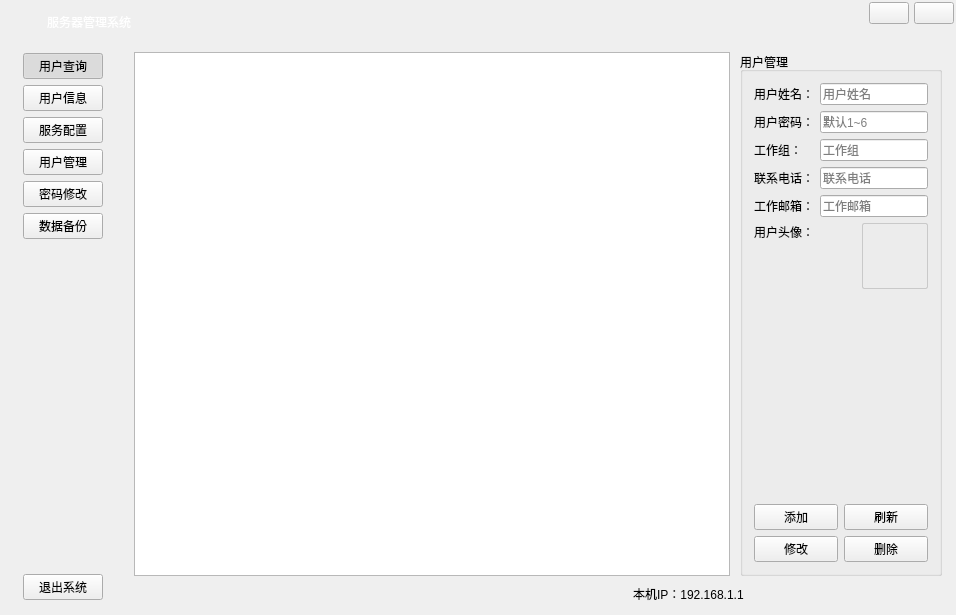
<?xml version="1.0" encoding="UTF-8"?>
<ui version="4.0">
 <class>MainWindow</class>
 <widget class="QWidget" name="MainWindow">
  <property name="geometry">
   <rect>
    <x>0</x>
    <y>0</y>
    <width>956</width>
    <height>615</height>
   </rect>
  </property>
  <property name="windowTitle">
   <string>局域网通信管理系统</string>
  </property>
  <property name="windowIcon">
   <iconset resource="../ChatClient/images.qrc">
    <normaloff>:/resource/images/ic_app.png</normaloff>:/resource/images/ic_app.png</iconset>
  </property>
  <property name="styleSheet">
   <string notr="true"/>
  </property>
  <layout class="QVBoxLayout" name="verticalLayout">
   <property name="spacing">
    <number>0</number>
   </property>
   <property name="leftMargin">
    <number>2</number>
   </property>
   <property name="topMargin">
    <number>2</number>
   </property>
   <property name="rightMargin">
    <number>2</number>
   </property>
   <property name="bottomMargin">
    <number>2</number>
   </property>
   <item>
    <widget class="QWidget" name="widgetWinTitle" native="true">
     <property name="minimumSize">
      <size>
       <width>0</width>
       <height>40</height>
      </size>
     </property>
     <property name="maximumSize">
      <size>
       <width>16777215</width>
       <height>40</height>
      </size>
     </property>
     <layout class="QHBoxLayout" name="horizontalLayout_2" stretch="0,1,0,0">
      <property name="spacing">
       <number>5</number>
      </property>
      <property name="leftMargin">
       <number>10</number>
      </property>
      <property name="topMargin">
       <number>0</number>
      </property>
      <property name="rightMargin">
       <number>0</number>
      </property>
      <property name="bottomMargin">
       <number>0</number>
      </property>
      <item>
       <widget class="QLabel" name="labelWinIcon">
        <property name="minimumSize">
         <size>
          <width>30</width>
          <height>30</height>
         </size>
        </property>
        <property name="maximumSize">
         <size>
          <width>50</width>
          <height>50</height>
         </size>
        </property>
        <property name="text">
         <string/>
        </property>
       </widget>
      </item>
      <item>
       <widget class="QLabel" name="labelWinTitle">
        <property name="styleSheet">
         <string notr="true">color: #FFFFFF;</string>
        </property>
        <property name="text">
         <string>服务器管理系统</string>
        </property>
       </widget>
      </item>
      <item alignment="Qt::AlignTop">
       <widget class="QPushButton" name="btnWinMin">
        <property name="focusPolicy">
         <enum>Qt::NoFocus</enum>
        </property>
        <property name="text">
         <string/>
        </property>
        <property name="icon">
         <iconset resource="../ChatClient/images.qrc">
          <normaloff>:/resource/common/ic_min.png</normaloff>:/resource/common/ic_min.png</iconset>
        </property>
       </widget>
      </item>
      <item alignment="Qt::AlignTop">
       <widget class="QPushButton" name="btnWinClose">
        <property name="focusPolicy">
         <enum>Qt::NoFocus</enum>
        </property>
        <property name="text">
         <string/>
        </property>
        <property name="icon">
         <iconset resource="../ChatClient/images.qrc">
          <normaloff>:/resource/common/ic_close_white.png</normaloff>:/resource/common/ic_close_white.png</iconset>
        </property>
       </widget>
      </item>
     </layout>
    </widget>
   </item>
   <item>
    <widget class="QWidget" name="widgetBody" native="true">
     <layout class="QHBoxLayout" name="horizontalLayout">
      <property name="spacing">
       <number>0</number>
      </property>
      <property name="leftMargin">
       <number>0</number>
      </property>
      <property name="topMargin">
       <number>0</number>
      </property>
      <property name="rightMargin">
       <number>0</number>
      </property>
      <property name="bottomMargin">
       <number>0</number>
      </property>
      <item>
       <widget class="QStackedWidget" name="stackedWidgetMain">
        <property name="currentIndex">
         <number>1</number>
        </property>
        <widget class="QWidget" name="LoginWidget">
         <widget class="QWidget" name="widgetUser" native="true">
          <property name="geometry">
           <rect>
            <x>600</x>
            <y>160</y>
            <width>282</width>
            <height>147</height>
           </rect>
          </property>
          <property name="minimumSize">
           <size>
            <width>282</width>
            <height>147</height>
           </size>
          </property>
          <property name="maximumSize">
           <size>
            <width>282</width>
            <height>147</height>
           </size>
          </property>
          <widget class="QPushButton" name="btnExit">
           <property name="geometry">
            <rect>
             <x>36</x>
             <y>109</y>
             <width>75</width>
             <height>23</height>
            </rect>
           </property>
           <property name="focusPolicy">
            <enum>Qt::NoFocus</enum>
           </property>
           <property name="text">
            <string>退出</string>
           </property>
           <property name="icon">
            <iconset>
             <normaloff>:/resource/images/ic_cancel.png</normaloff>:/resource/images/ic_cancel.png</iconset>
           </property>
          </widget>
          <widget class="QPushButton" name="btnLogin">
           <property name="geometry">
            <rect>
             <x>173</x>
             <y>110</y>
             <width>75</width>
             <height>23</height>
            </rect>
           </property>
           <property name="focusPolicy">
            <enum>Qt::NoFocus</enum>
           </property>
           <property name="text">
            <string>登录</string>
           </property>
           <property name="icon">
            <iconset>
             <normaloff>:/resource/images/ic_ok.png</normaloff>:/resource/images/ic_ok.png</iconset>
           </property>
          </widget>
          <widget class="QLabel" name="label">
           <property name="geometry">
            <rect>
             <x>33</x>
             <y>22</y>
             <width>36</width>
             <height>16</height>
            </rect>
           </property>
           <property name="text">
            <string>用名：</string>
           </property>
          </widget>
          <widget class="QLabel" name="label_2">
           <property name="geometry">
            <rect>
             <x>33</x>
             <y>66</y>
             <width>36</width>
             <height>16</height>
            </rect>
           </property>
           <property name="text">
            <string>密码：</string>
           </property>
          </widget>
          <widget class="QLineEdit" name="lineEditUser">
           <property name="geometry">
            <rect>
             <x>78</x>
             <y>22</y>
             <width>171</width>
             <height>20</height>
            </rect>
           </property>
           <property name="text">
            <string>admin</string>
           </property>
          </widget>
          <widget class="QLineEdit" name="lineEditPasswd">
           <property name="geometry">
            <rect>
             <x>78</x>
             <y>66</y>
             <width>171</width>
             <height>20</height>
            </rect>
           </property>
           <property name="text">
            <string>123456</string>
           </property>
           <property name="echoMode">
            <enum>QLineEdit::Password</enum>
           </property>
          </widget>
         </widget>
        </widget>
        <widget class="QWidget" name="MainWidget">
         <layout class="QHBoxLayout" name="horizontalLayout_3" stretch="0,0">
          <property name="spacing">
           <number>0</number>
          </property>
          <property name="leftMargin">
           <number>10</number>
          </property>
          <property name="topMargin">
           <number>0</number>
          </property>
          <property name="rightMargin">
           <number>2</number>
          </property>
          <property name="bottomMargin">
           <number>2</number>
          </property>
          <item>
           <widget class="QWidget" name="widgetNav" native="true">
            <layout class="QVBoxLayout" name="verticalLayout_3">
             <item>
              <widget class="QPushButton" name="btnUserInfoPage">
               <property name="focusPolicy">
                <enum>Qt::NoFocus</enum>
               </property>
               <property name="text">
                <string>用户查询</string>
               </property>
               <property name="icon">
                <iconset>
                 <normaloff>:/resource/images/ic_find.png</normaloff>:/resource/images/ic_find.png</iconset>
               </property>
               <property name="iconSize">
                <size>
                 <width>24</width>
                 <height>24</height>
                </size>
               </property>
               <property name="checkable">
                <bool>true</bool>
               </property>
               <property name="checked">
                <bool>true</bool>
               </property>
              </widget>
             </item>
             <item>
              <widget class="QPushButton" name="btnScorePage">
               <property name="focusPolicy">
                <enum>Qt::NoFocus</enum>
               </property>
               <property name="text">
                <string>用户信息</string>
               </property>
               <property name="icon">
                <iconset>
                 <normaloff>:/resource/images/ic_goods.png</normaloff>:/resource/images/ic_goods.png</iconset>
               </property>
               <property name="iconSize">
                <size>
                 <width>24</width>
                 <height>24</height>
                </size>
               </property>
               <property name="checkable">
                <bool>true</bool>
               </property>
              </widget>
             </item>
             <item>
              <widget class="QPushButton" name="btnScoreInsertPage">
               <property name="focusPolicy">
                <enum>Qt::NoFocus</enum>
               </property>
               <property name="text">
                <string>服务配置</string>
               </property>
               <property name="icon">
                <iconset>
                 <normaloff>:/resource/images/ic_goods.png</normaloff>:/resource/images/ic_goods.png</iconset>
               </property>
               <property name="iconSize">
                <size>
                 <width>24</width>
                 <height>24</height>
                </size>
               </property>
               <property name="checkable">
                <bool>true</bool>
               </property>
              </widget>
             </item>
             <item>
              <widget class="QPushButton" name="btnUsersPage">
               <property name="focusPolicy">
                <enum>Qt::NoFocus</enum>
               </property>
               <property name="text">
                <string>用户管理</string>
               </property>
               <property name="icon">
                <iconset>
                 <normaloff>:/resource/images/if_users.png</normaloff>:/resource/images/if_users.png</iconset>
               </property>
               <property name="iconSize">
                <size>
                 <width>24</width>
                 <height>24</height>
                </size>
               </property>
               <property name="checkable">
                <bool>true</bool>
               </property>
              </widget>
             </item>
             <item>
              <widget class="QPushButton" name="btnPasswordPage">
               <property name="focusPolicy">
                <enum>Qt::NoFocus</enum>
               </property>
               <property name="text">
                <string>密码修改</string>
               </property>
               <property name="icon">
                <iconset>
                 <normaloff>:/resource/images/ic_key.png</normaloff>:/resource/images/ic_key.png</iconset>
               </property>
               <property name="iconSize">
                <size>
                 <width>24</width>
                 <height>24</height>
                </size>
               </property>
               <property name="checkable">
                <bool>true</bool>
               </property>
              </widget>
             </item>
             <item>
              <widget class="QPushButton" name="btnDataBackup">
               <property name="focusPolicy">
                <enum>Qt::NoFocus</enum>
               </property>
               <property name="text">
                <string>数据备份</string>
               </property>
               <property name="icon">
                <iconset>
                 <normaloff>:/resource/images/ic_backup.png</normaloff>:/resource/images/ic_backup.png</iconset>
               </property>
               <property name="iconSize">
                <size>
                 <width>24</width>
                 <height>24</height>
                </size>
               </property>
               <property name="checkable">
                <bool>true</bool>
               </property>
              </widget>
             </item>
             <item>
              <spacer name="verticalSpacer">
               <property name="orientation">
                <enum>Qt::Vertical</enum>
               </property>
               <property name="sizeHint" stdset="0">
                <size>
                 <width>20</width>
                 <height>330</height>
                </size>
               </property>
              </spacer>
             </item>
             <item>
              <widget class="QPushButton" name="btnQuit">
               <property name="focusPolicy">
                <enum>Qt::NoFocus</enum>
               </property>
               <property name="text">
                <string>退出系统</string>
               </property>
               <property name="icon">
                <iconset>
                 <normaloff>:/resource/images/ic_exit.png</normaloff>:/resource/images/ic_exit.png</iconset>
               </property>
               <property name="iconSize">
                <size>
                 <width>24</width>
                 <height>24</height>
                </size>
               </property>
              </widget>
             </item>
            </layout>
           </widget>
          </item>
          <item>
           <widget class="QWidget" name="widgetRight" native="true">
            <layout class="QVBoxLayout" name="verticalLayout_8">
             <property name="spacing">
              <number>0</number>
             </property>
             <property name="leftMargin">
              <number>0</number>
             </property>
             <property name="topMargin">
              <number>0</number>
             </property>
             <property name="rightMargin">
              <number>0</number>
             </property>
             <property name="bottomMargin">
              <number>0</number>
             </property>
             <item>
              <widget class="AnimationStackedWidget" name="stackedWidgetFunc">
               <property name="currentIndex">
                <number>3</number>
               </property>
               <widget class="QWidget" name="page">
                <layout class="QVBoxLayout" name="verticalLayout_11">
                 <item alignment="Qt::AlignLeft|Qt::AlignTop">
                  <widget class="QGroupBox" name="groupBox_2">
                   <property name="title">
                    <string>用户信息</string>
                   </property>
                   <layout class="QVBoxLayout" name="verticalLayout_4"/>
                  </widget>
                 </item>
                </layout>
               </widget>
               <widget class="QWidget" name="page_2">
                <layout class="QVBoxLayout" name="verticalLayout_5" stretch="0">
                 <property name="spacing">
                  <number>10</number>
                 </property>
                 <property name="leftMargin">
                  <number>10</number>
                 </property>
                 <property name="topMargin">
                  <number>10</number>
                 </property>
                 <property name="rightMargin">
                  <number>10</number>
                 </property>
                 <property name="bottomMargin">
                  <number>10</number>
                 </property>
                 <item>
                  <widget class="QTextBrowser" name="textBrowser"/>
                 </item>
                </layout>
               </widget>
               <widget class="QWidget" name="page_3">
                <layout class="QVBoxLayout" name="verticalLayout_9"/>
               </widget>
               <widget class="QWidget" name="page_4">
                <layout class="QHBoxLayout" name="horizontalLayout_6" stretch="0,1,0">
                 <property name="spacing">
                  <number>10</number>
                 </property>
                 <property name="leftMargin">
                  <number>10</number>
                 </property>
                 <property name="topMargin">
                  <number>10</number>
                 </property>
                 <property name="rightMargin">
                  <number>10</number>
                 </property>
                 <property name="bottomMargin">
                  <number>0</number>
                 </property>
                 <item>
                  <widget class="QWidget" name="widget_2" native="true"/>
                 </item>
                 <item>
                  <widget class="QTableView" name="tableViewUsers"/>
                 </item>
                 <item>
                  <widget class="QGroupBox" name="groupBox_5">
                   <property name="title">
                    <string>用户管理</string>
                   </property>
                   <layout class="QVBoxLayout" name="verticalLayout_7">
                    <item>
                     <layout class="QGridLayout" name="gridLayout_3">
                      <item row="1" column="1" colspan="2">
                       <widget class="QLineEdit" name="lineEditAddPasswd">
                        <property name="placeholderText">
                         <string>默认1~6</string>
                        </property>
                       </widget>
                      </item>
                      <item row="1" column="0">
                       <widget class="QLabel" name="label_12">
                        <property name="text">
                         <string>用户密码：</string>
                        </property>
                       </widget>
                      </item>
                      <item row="3" column="0">
                       <widget class="QLabel" name="label_14">
                        <property name="text">
                         <string>联系电话：</string>
                        </property>
                       </widget>
                      </item>
                      <item row="5" column="0" colspan="2">
                       <widget class="QLabel" name="label_10">
                        <property name="text">
                         <string>用户头像：</string>
                        </property>
                        <property name="alignment">
                         <set>Qt::AlignLeading|Qt::AlignLeft|Qt::AlignTop</set>
                        </property>
                       </widget>
                      </item>
                      <item row="2" column="0">
                       <widget class="QLabel" name="label_13">
                        <property name="text">
                         <string>工作组：</string>
                        </property>
                       </widget>
                      </item>
                      <item row="4" column="1" colspan="2">
                       <widget class="QLineEdit" name="lineEditUserEmail">
                        <property name="placeholderText">
                         <string>工作邮箱</string>
                        </property>
                       </widget>
                      </item>
                      <item row="5" column="2">
                       <widget class="QLabel" name="labelUserHead">
                        <property name="minimumSize">
                         <size>
                          <width>66</width>
                          <height>66</height>
                         </size>
                        </property>
                        <property name="maximumSize">
                         <size>
                          <width>66</width>
                          <height>66</height>
                         </size>
                        </property>
                        <property name="styleSheet">
                         <string notr="true">QLabel {
	border: 1px solid #C9C9C9;
	border-radius: 2px;
}</string>
                        </property>
                        <property name="text">
                         <string/>
                        </property>
                        <property name="pixmap">
                         <pixmap>:/resource/images/if_users.png</pixmap>
                        </property>
                        <property name="alignment">
                         <set>Qt::AlignCenter</set>
                        </property>
                       </widget>
                      </item>
                      <item row="3" column="1" colspan="2">
                       <widget class="QLineEdit" name="lineEditUserPhone">
                        <property name="placeholderText">
                         <string>联系电话</string>
                        </property>
                       </widget>
                      </item>
                      <item row="0" column="0">
                       <widget class="QLabel" name="label_11">
                        <property name="text">
                         <string>用户姓名：</string>
                        </property>
                       </widget>
                      </item>
                      <item row="2" column="1" colspan="2">
                       <widget class="QLineEdit" name="lineEditUserGroup">
                        <property name="placeholderText">
                         <string>工作组</string>
                        </property>
                       </widget>
                      </item>
                      <item row="0" column="1" colspan="2">
                       <widget class="QLineEdit" name="lineEditAddUser">
                        <property name="placeholderText">
                         <string>用户姓名</string>
                        </property>
                       </widget>
                      </item>
                      <item row="4" column="0">
                       <widget class="QLabel" name="label_18">
                        <property name="text">
                         <string>工作邮箱：</string>
                        </property>
                       </widget>
                      </item>
                     </layout>
                    </item>
                    <item>
                     <spacer name="verticalSpacer_3">
                      <property name="orientation">
                       <enum>Qt::Vertical</enum>
                      </property>
                      <property name="sizeHint" stdset="0">
                       <size>
                        <width>20</width>
                        <height>223</height>
                       </size>
                      </property>
                     </spacer>
                    </item>
                    <item>
                     <layout class="QGridLayout" name="gridLayout_2">
                      <item row="0" column="0">
                       <widget class="QPushButton" name="btnUserInsert">
                        <property name="focusPolicy">
                         <enum>Qt::NoFocus</enum>
                        </property>
                        <property name="text">
                         <string>添加</string>
                        </property>
                        <property name="icon">
                         <iconset>
                          <normaloff>:/resource/images/ic_add.png</normaloff>:/resource/images/ic_add.png</iconset>
                        </property>
                       </widget>
                      </item>
                      <item row="0" column="1">
                       <widget class="QPushButton" name="btnUserRefresh">
                        <property name="focusPolicy">
                         <enum>Qt::NoFocus</enum>
                        </property>
                        <property name="text">
                         <string>刷新</string>
                        </property>
                        <property name="icon">
                         <iconset>
                          <normaloff>:/resource/images/ic_refresh.png</normaloff>:/resource/images/ic_refresh.png</iconset>
                        </property>
                       </widget>
                      </item>
                      <item row="1" column="0">
                       <widget class="QPushButton" name="btnUserEdit">
                        <property name="focusPolicy">
                         <enum>Qt::NoFocus</enum>
                        </property>
                        <property name="text">
                         <string>修改</string>
                        </property>
                        <property name="icon">
                         <iconset>
                          <normaloff>:/resource/images/ic_edit.png</normaloff>:/resource/images/ic_edit.png</iconset>
                        </property>
                       </widget>
                      </item>
                      <item row="1" column="1">
                       <widget class="QPushButton" name="btnUserDelete">
                        <property name="focusPolicy">
                         <enum>Qt::NoFocus</enum>
                        </property>
                        <property name="text">
                         <string>删除</string>
                        </property>
                        <property name="icon">
                         <iconset>
                          <normaloff>:/resource/images/ic_delete.png</normaloff>:/resource/images/ic_delete.png</iconset>
                        </property>
                       </widget>
                      </item>
                     </layout>
                    </item>
                   </layout>
                  </widget>
                 </item>
                </layout>
               </widget>
               <widget class="QWidget" name="page_5">
                <widget class="QGroupBox" name="groupBox_6">
                 <property name="geometry">
                  <rect>
                   <x>180</x>
                   <y>170</y>
                   <width>351</width>
                   <height>251</height>
                  </rect>
                 </property>
                 <property name="title">
                  <string>修改密码</string>
                 </property>
                 <layout class="QVBoxLayout" name="verticalLayout_2">
                  <item>
                   <layout class="QFormLayout" name="formLayout_3">
                    <item row="0" column="0">
                     <widget class="QLabel" name="label_15">
                      <property name="text">
                       <string>旧密码：</string>
                      </property>
                     </widget>
                    </item>
                    <item row="0" column="1">
                     <widget class="QLineEdit" name="lineEditOldPasswd">
                      <property name="echoMode">
                       <enum>QLineEdit::Password</enum>
                      </property>
                     </widget>
                    </item>
                    <item row="1" column="0">
                     <widget class="QLabel" name="label_16">
                      <property name="text">
                       <string>新密码：</string>
                      </property>
                     </widget>
                    </item>
                    <item row="1" column="1">
                     <widget class="QLineEdit" name="lineEditNewPasswd">
                      <property name="echoMode">
                       <enum>QLineEdit::Password</enum>
                      </property>
                     </widget>
                    </item>
                    <item row="2" column="0">
                     <widget class="QLabel" name="label_17">
                      <property name="text">
                       <string>新密码：</string>
                      </property>
                     </widget>
                    </item>
                    <item row="2" column="1">
                     <widget class="QLineEdit" name="lineEditNewPasswd2">
                      <property name="echoMode">
                       <enum>QLineEdit::Password</enum>
                      </property>
                     </widget>
                    </item>
                   </layout>
                  </item>
                  <item>
                   <spacer name="verticalSpacer_5">
                    <property name="orientation">
                     <enum>Qt::Vertical</enum>
                    </property>
                    <property name="sizeHint" stdset="0">
                     <size>
                      <width>20</width>
                      <height>50</height>
                     </size>
                    </property>
                   </spacer>
                  </item>
                  <item>
                   <layout class="QHBoxLayout" name="horizontalLayout_8">
                    <item>
                     <spacer name="horizontalSpacer_4">
                      <property name="orientation">
                       <enum>Qt::Horizontal</enum>
                      </property>
                      <property name="sizeHint" stdset="0">
                       <size>
                        <width>37</width>
                        <height>17</height>
                       </size>
                      </property>
                     </spacer>
                    </item>
                    <item>
                     <widget class="QPushButton" name="btnPasswdChange">
                      <property name="minimumSize">
                       <size>
                        <width>150</width>
                        <height>30</height>
                       </size>
                      </property>
                      <property name="focusPolicy">
                       <enum>Qt::NoFocus</enum>
                      </property>
                      <property name="text">
                       <string>修改</string>
                      </property>
                      <property name="icon">
                       <iconset>
                        <normaloff>:/resource/images/ic_ok.png</normaloff>:/resource/images/ic_ok.png</iconset>
                      </property>
                     </widget>
                    </item>
                    <item>
                     <spacer name="horizontalSpacer_3">
                      <property name="orientation">
                       <enum>Qt::Horizontal</enum>
                      </property>
                      <property name="sizeHint" stdset="0">
                       <size>
                        <width>40</width>
                        <height>20</height>
                       </size>
                      </property>
                     </spacer>
                    </item>
                   </layout>
                  </item>
                  <item>
                   <spacer name="verticalSpacer_4">
                    <property name="orientation">
                     <enum>Qt::Vertical</enum>
                    </property>
                    <property name="sizeHint" stdset="0">
                     <size>
                      <width>20</width>
                      <height>45</height>
                     </size>
                    </property>
                   </spacer>
                  </item>
                 </layout>
                </widget>
               </widget>
               <widget class="QWidget" name="page_6">
                <layout class="QVBoxLayout" name="verticalLayout_6">
                 <item>
                  <widget class="QGroupBox" name="groupBox">
                   <property name="title">
                    <string/>
                   </property>
                   <layout class="QVBoxLayout" name="verticalLayout_10">
                    <item>
                     <layout class="QHBoxLayout" name="horizontalLayout_14">
                      <item>
                       <widget class="QLabel" name="label_6">
                        <property name="text">
                         <string>备份目录：</string>
                        </property>
                       </widget>
                      </item>
                      <item>
                       <widget class="QLineEdit" name="lineEditBackup">
                        <property name="minimumSize">
                         <size>
                          <width>350</width>
                          <height>0</height>
                         </size>
                        </property>
                        <property name="readOnly">
                         <bool>true</bool>
                        </property>
                       </widget>
                      </item>
                      <item>
                       <widget class="QToolButton" name="toolButton">
                        <property name="text">
                         <string>...</string>
                        </property>
                       </widget>
                      </item>
                      <item>
                       <spacer name="horizontalSpacer_5">
                        <property name="orientation">
                         <enum>Qt::Horizontal</enum>
                        </property>
                        <property name="sizeHint" stdset="0">
                         <size>
                          <width>40</width>
                          <height>20</height>
                         </size>
                        </property>
                       </spacer>
                      </item>
                      <item>
                       <widget class="QPushButton" name="btnBackup">
                        <property name="text">
                         <string>备份</string>
                        </property>
                        <property name="icon">
                         <iconset>
                          <normaloff>:/resource/images/ic_data_backup.png</normaloff>:/resource/images/ic_data_backup.png</iconset>
                        </property>
                        <property name="iconSize">
                         <size>
                          <width>24</width>
                          <height>24</height>
                         </size>
                        </property>
                       </widget>
                      </item>
                      <item>
                       <widget class="QPushButton" name="btnDataUdo">
                        <property name="text">
                         <string>还原</string>
                        </property>
                        <property name="icon">
                         <iconset>
                          <normaloff>:/resource/images/ic_data_udo.png</normaloff>:/resource/images/ic_data_udo.png</iconset>
                        </property>
                        <property name="iconSize">
                         <size>
                          <width>24</width>
                          <height>24</height>
                         </size>
                        </property>
                       </widget>
                      </item>
                     </layout>
                    </item>
                    <item>
                     <spacer name="verticalSpacer_2">
                      <property name="orientation">
                       <enum>Qt::Vertical</enum>
                      </property>
                      <property name="sizeHint" stdset="0">
                       <size>
                        <width>20</width>
                        <height>490</height>
                       </size>
                      </property>
                     </spacer>
                    </item>
                   </layout>
                  </widget>
                 </item>
                </layout>
               </widget>
              </widget>
             </item>
             <item>
              <widget class="QWidget" name="widgetStatus" native="true">
               <property name="minimumSize">
                <size>
                 <width>0</width>
                 <height>35</height>
                </size>
               </property>
               <layout class="QHBoxLayout" name="horizontalLayout_5" stretch="1,0,0">
                <property name="leftMargin">
                 <number>2</number>
                </property>
                <property name="topMargin">
                 <number>2</number>
                </property>
                <property name="rightMargin">
                 <number>2</number>
                </property>
                <property name="bottomMargin">
                 <number>2</number>
                </property>
                <item>
                 <widget class="QWidget" name="widget" native="true"/>
                </item>
                <item>
                 <widget class="QLabel" name="labelHostAddr">
                  <property name="text">
                   <string>本机IP：192.168.1.1</string>
                  </property>
                 </widget>
                </item>
                <item>
                 <widget class="QLabel" name="labelSystemTime">
                  <property name="minimumSize">
                   <size>
                    <width>200</width>
                    <height>0</height>
                   </size>
                  </property>
                  <property name="text">
                   <string/>
                  </property>
                  <property name="alignment">
                   <set>Qt::AlignCenter</set>
                  </property>
                 </widget>
                </item>
               </layout>
              </widget>
             </item>
            </layout>
           </widget>
          </item>
         </layout>
        </widget>
       </widget>
      </item>
     </layout>
    </widget>
   </item>
  </layout>
 </widget>
 <layoutdefault spacing="6" margin="11"/>
 <customwidgets>
  <customwidget>
   <class>AnimationStackedWidget</class>
   <extends>QStackedWidget</extends>
   <header>animationstackedwidget.h</header>
   <container>1</container>
  </customwidget>
 </customwidgets>
 <tabstops>
  <tabstop>lineEditUser</tabstop>
  <tabstop>lineEditPasswd</tabstop>
 </tabstops>
 <resources/>
 <connections/>
</ui>
